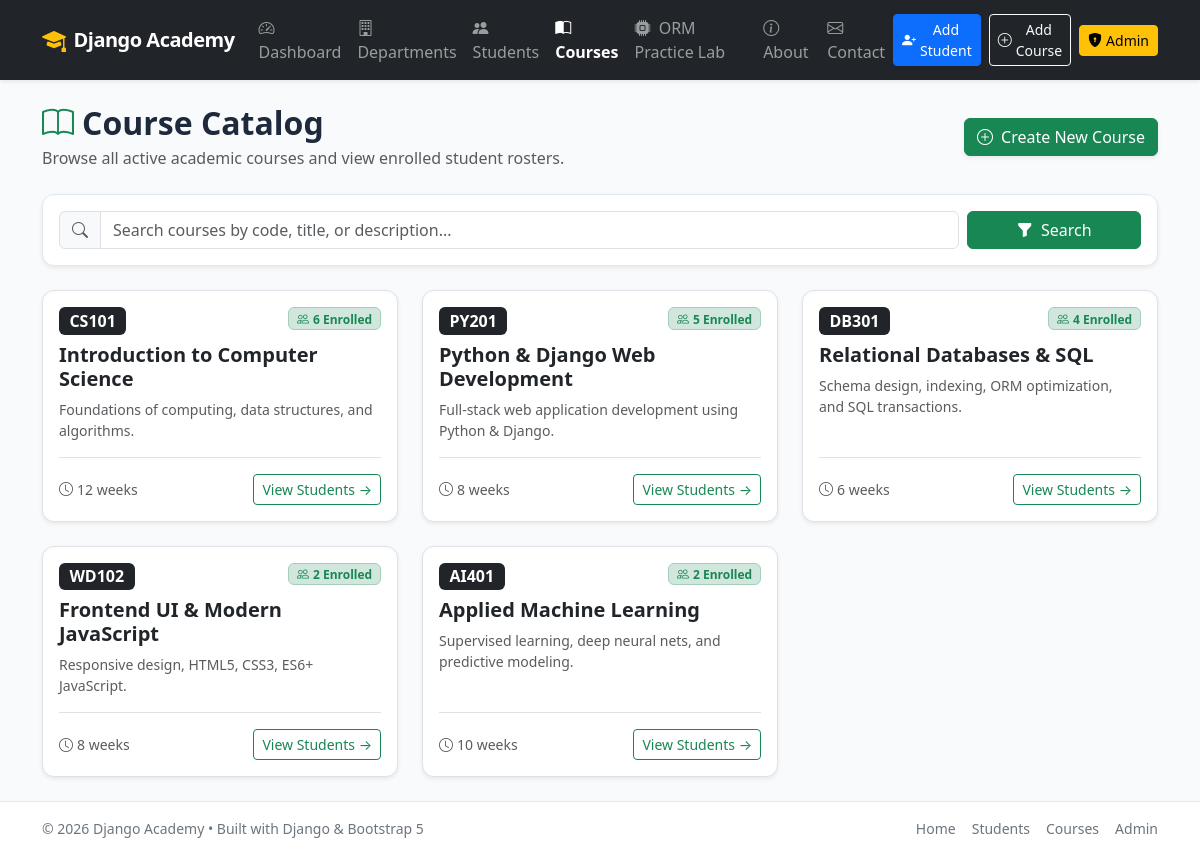
Page /courses/ on the committed database.
### students/models.py (models this page shows, shortened)
class Course(models.Model):
    code = models.CharField(max_length=20, default="CRS101", help_text="e.g. CS101, PY202")
    name = models.CharField(max_length=100)
    description = models.TextField(blank=True)
    duration = models.PositiveIntegerField(help_text="Duration in weeks", default=4)
    created_at = models.DateTimeField(default=timezone.now)
    class Meta:
        ordering = ['code', 'name']

### students/views.py (the view)
# urls.py: path('courses/', views.course_list, name='course_list'),
def course_list(request):
    search_query = request.GET.get('q', '').strip()
    courses = Course.objects.all().annotate(
        active_students=Count('enrollments', filter=Q(enrollments__student__is_deleted=False))
    )
    if search_query:
        courses = courses.filter(
            Q(name__icontains=search_query) |
            Q(code__icontains=search_query) |
            Q(description__icontains=search_query)
        )
    context = {
        'courses': courses,
        'search_query': search_query,
    }
    return render(request, 'students/course_list.html', context)

### students/templates/students/course_list.html (shortened to what this page needs)
{% extends 'students/base.html' %}
{% block content %}
<div class="d-flex flex-wrap justify-content-between align-items-center mb-4 gap-3">
    <div>
        <h1 class="h2 fw-bold mb-1">
            <i class="bi bi-book text-success me-2"></i>Course Catalog
        </h1>
        <p class="text-muted mb-0">Browse all active academic courses and view enrolled student rosters.</p>
    </div>
    <a href="{% url 'course_create' %}" class="btn btn-success shadow-sm">
        <i class="bi bi-plus-circle me-1"></i> Create New Course
    </a>
</div>
<div class="card p-3 mb-4 shadow-sm">
    <form method="GET" action="{% url 'course_list' %}" class="row g-2 align-items-center">
        <div class="col-md-10">
            <div class="input-group">
                <span class="input-group-text bg-light"><i class="bi bi-search text-muted"></i></span>
                <input type="text" name="q" value="{{ search_query }}" class="form-control" placeholder="Search courses by code, title, or description...">
            </div>
        </div>
        <div class="col-md-2 d-flex gap-2">
            <button type="submit" class="btn btn-success w-100">
                <i class="bi bi-funnel-fill me-1"></i> Search
            </button>
        </div>
    </form>
</div>
<div class="row g-4">
    {% for course in courses %}
    <div class="col-md-6 col-lg-4">
        <div class="card h-100 card-hover shadow-sm border">
            <div class="card-body d-flex flex-column">
                <div class="d-flex justify-content-between align-items-start mb-2">
                    <span class="badge bg-dark fs-6">{{ course.code }}</span>
                    <span class="badge bg-success-subtle text-success border border-success-subtle">
                        <i class="bi bi-people me-1"></i>{{ course.active_students }} Enrolled
                    </span>
                </div>
                <h5 class="card-title fw-bold text-dark mb-2">{{ course.name }}</h5>
                <p class="card-text text-muted small flex-grow-1">
                    {{ course.description|default:"No description provided for this course."|truncatewords:20 }}
                </p>
                <div class="d-flex justify-content-between align-items-center pt-3 border-top mt-auto">
                    <span class="small text-muted">
                        <i class="bi bi-clock me-1"></i>{{ course.duration }} weeks
                    </span>
                    <a href="{% url 'course_detail' course.pk %}" class="btn btn-sm btn-outline-success">
                        View Students &rarr;
                    </a>
                </div>
            </div>
        </div>
    </div>
    {% endfor %}
</div>
{% endblock %}

### students/templates/students/base.html (style rules this page uses)
:root { --bs-primary-rgb: 79, 70, 229; --bs-link-color: #4f46e5; }
body { min-height: 100vh; display: flex; flex-direction: column; background-color: #f8fafc; color: #1e293b; }
.card { border-radius: 0.75rem; border: 1px solid #e2e8f0; box-shadow: 0 1px 3px rgba(0,0,0,0.05); transition: all 0.2s ease-in-out; }

### rows in the picture
Course: code "CS101", active_students "6", name "Introduction to Computer Science", description "Foundations of computing, data structures, and algorithms.", duration "12"
Course: code "PY201", active_students "5", name "Python & Django Web Development", description "Full-stack web application development using Python & Django.", duration "8"
Course: code "DB301", active_students "4", name "Relational Databases & SQL", description "Schema design, indexing, ORM optimization, and SQL transactions.", duration "6"
Course: code "WD102", active_students "2", name "Frontend UI & Modern JavaScript", description "Responsive design, HTML5, CSS3, ES6+ JavaScript.", duration "8"
Course: code "AI401", active_students "2", name "Applied Machine Learning", description "Supervised learning, deep neural nets, and predictive modeling.", duration "10"
